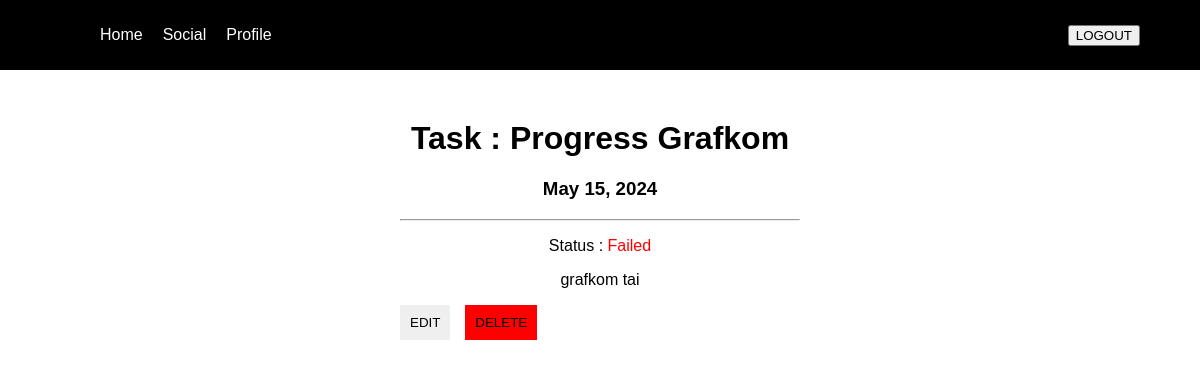
/task/15 (signed in), run on the app's committed database.
### base/models.py (models this page shows, shortened)
class todoList(models.Model):
    user = models.ForeignKey(User, on_delete=models.SET_NULL, null=True)
    name = models.CharField(max_length=200)
    description = models.TextField(max_length=400, blank=True)
    created = models.DateTimeField(auto_now_add=True)
    deadline = models.DateField(null=True, default=None)
    status = models.CharField(max_length=10, default='Ongoing')
    done = models.DateTimeField(auto_now_add=True)
    class Meta:
        ordering = ['deadline', 'created']

### base/views.py (the view)
# urls.py: path('task/<str:pk>', views.detailTask, name='detail-task'),
@login_required(login_url='/login')
def detailTask(request, pk):
    todo = todoList.objects.get(id=pk)
    context = {'todo': todo}
    return render(request, 'base/detail_item.html', context)

### base/templates/base/detail_item.html
{% include 'index.html' %} {% block content %}
<div class="task-detail">
  <h1>Task : <strong>{{todo.name}}</strong></h1>
  <h3><strong>{{todo.deadline}}</strong></h3>
  <hr />
  {% if todo.status == 'Failed' %}
  <p>Status : <span style="color: red">Failed</span></p>
  {% elif todo.status == 'Success' %}
  <p>Status : <span style="color: green">Success</span></p>
  {% else %}
  <p>Status : <span>Ongoing</span></p>
  {% endif %} {% if todo.description %}
  <p>{{todo.description}}</p>
  {% else %}
  <p>No Description yet :emot_nangis:</p>
  {% endif %}
  <div class="detail-buttons">
    <a href="{% url 'edit-task' todo.id %}"
      ><button class="btn">EDIT</button></a
    >
    <a href="{% url 'delete-task' todo.id %}"
      ><button class="fail-btn btn">DELETE</button></a
    >
  </div>
</div>
{% endblock %}

### static/styles/main.css (style rules this page uses)
body { padding: 0; margin: 0; font-family: Arial, Helvetica, sans-serif; text-align: center; }
a { text-decoration: none; }
a:link { color: white; }

### static/styles/todo.css (style rules this page uses)
.fail-btn { background-color: red; }

### static/styles/task_detail.css (style rules this page uses)
.task-detail { margin: 50px 400px; }
.detail-buttons { display: flex; gap: 15px; }
.detail-buttons button { border: none; padding: 10px; cursor: pointer; }

### data on the page
todoList: name "Progress Grafkom", deadline "May 15, 2024", description "grafkom tai"
